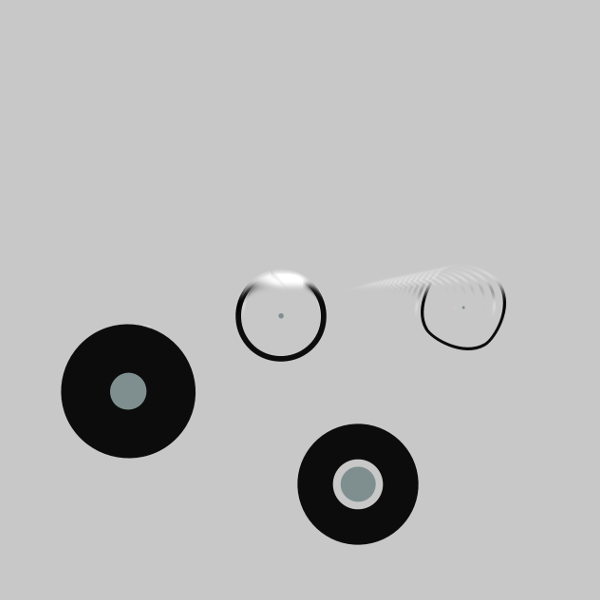
Frame 1 (no input)
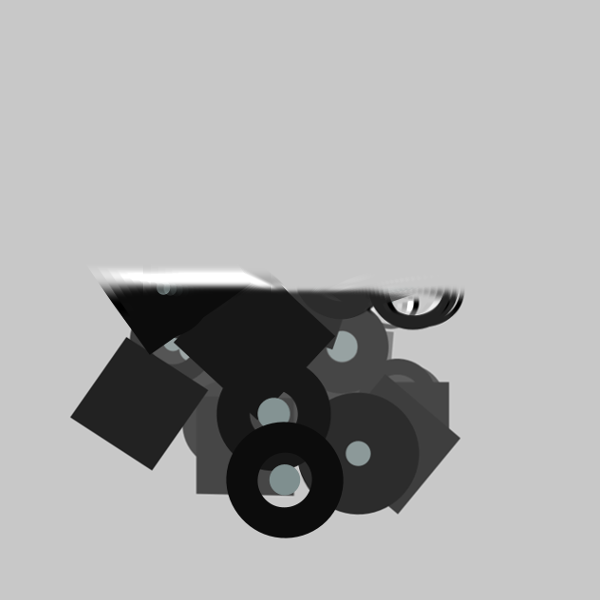
Frame 60 (the mouse pressed at the canvas centre just before this capture)
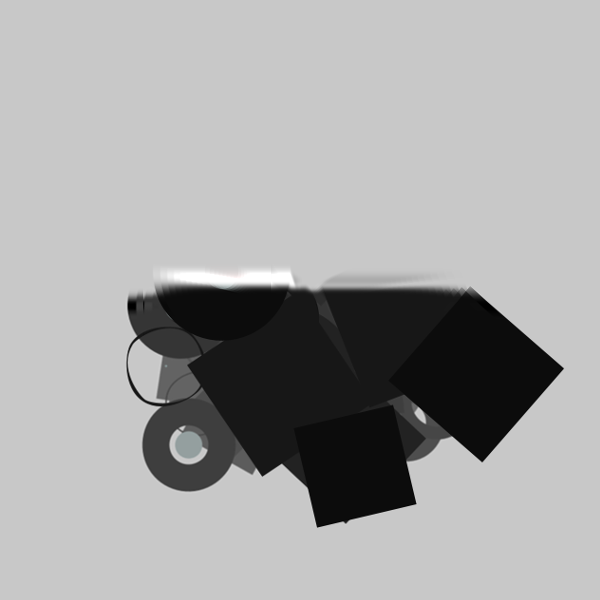
Frame 120 (the mouse held since frame 60 and released just before this capture)

The Processing sketch that drew these frames (run headless with seeded random() and noise(); from frame 60 on, the mouse is pressed at the canvas centre):

// Processing sketch: processing_38494
// ── processing_38494.pde

color bgcolor = 200;
int direction = 70;
 
void setup()
{
  size(600,600);
  background(bgcolor);
  smooth();
  strokeWeight(90);
  frameRate(200);
}
 
void draw()
{
  if (random(1000) < 5)
  {
    background(bgcolor);
    direction = int(random(8));
  }
   
     
  for (int i = 0; i < 5; i++)
  {
    pushMatrix();
    translate(width/2, height/2);
    float y = height/3 - random(height/1.5);
    float x = width/3 - random(width/1.5);
    translate(x, y);
    rotate(radians(random(180)));
    stroke(0,0,0);
    fill(#7A8B8B);
    float r = random(height/10);
    if (random(5) < 3)
      ellipse(0,0,r,r);
    else
      rect(0, 0, r, r);
    popMatrix();
  }
  noStroke();
  fill(bgcolor, 15);
  rect(0,0, width, height);
  if (direction == 500)
  {
    copy(15, 15, width-30, height-30, 0, 0, width, height);
  }
  else
 {
    copy(0, 0, width, height,15, 15, width-30, height-30);
    fill(bgcolor);
    rect(0,0,width,15);
    rect(0,height-15, width, height);
    rect(0,0,15,height);
    rect(width-15,0, width, height);
 }
}
 
void mousePressed()
{
  direction =  direction == 0 ? 1 : 0;
  background(bgcolor);
}
